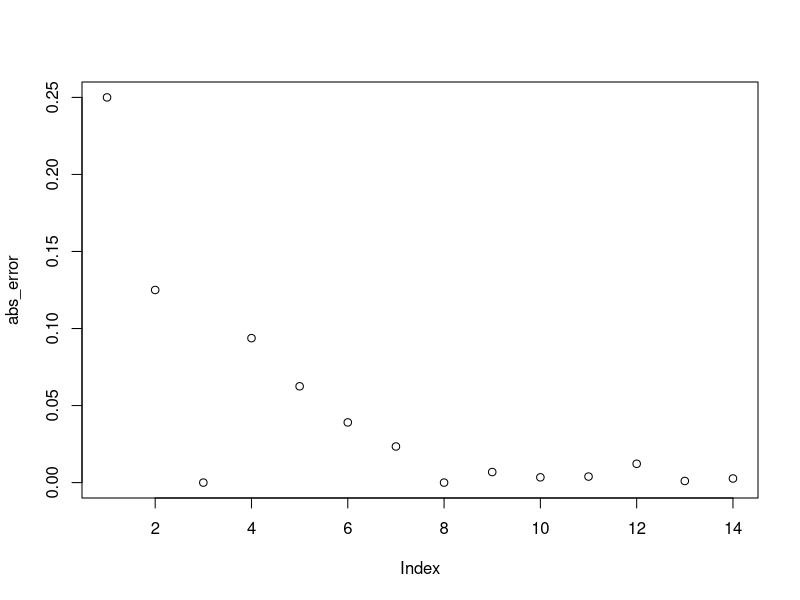
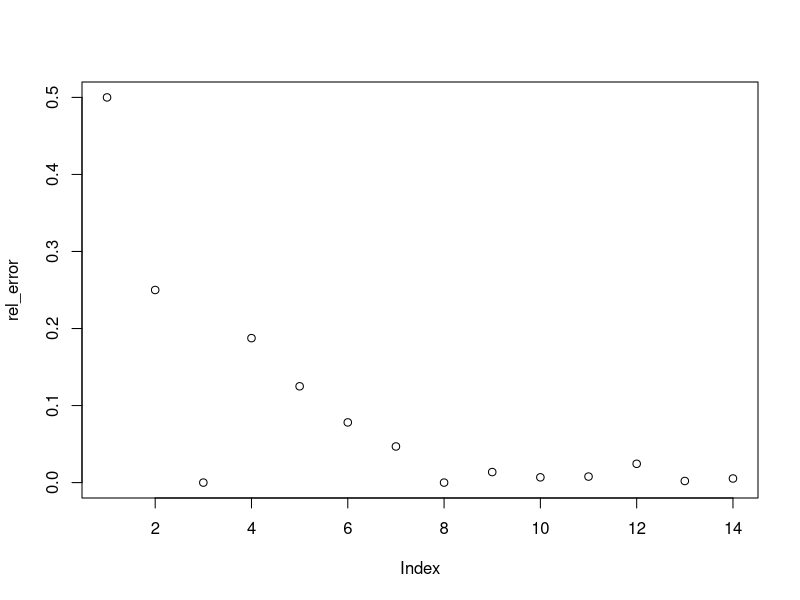
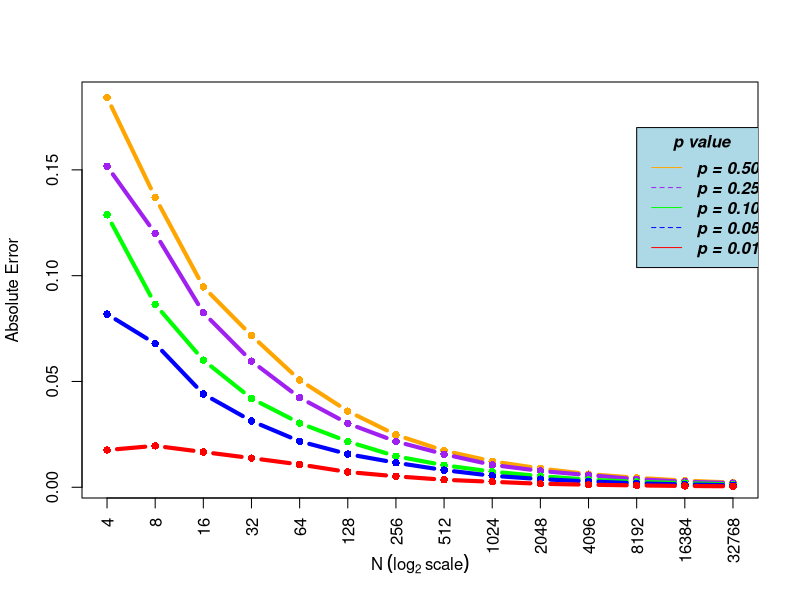
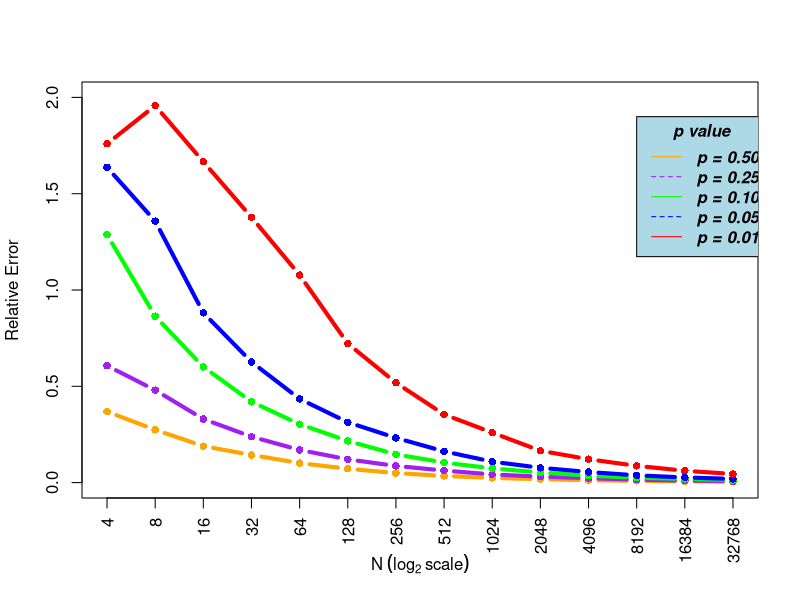
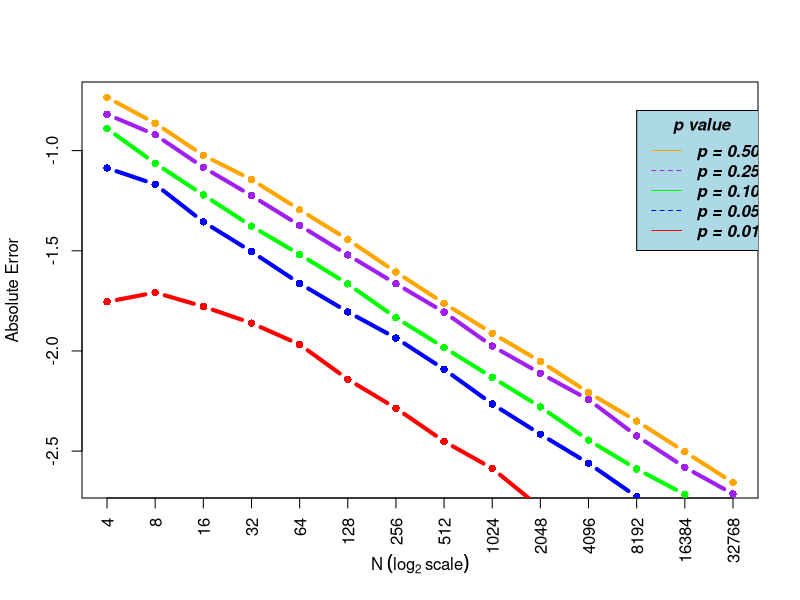
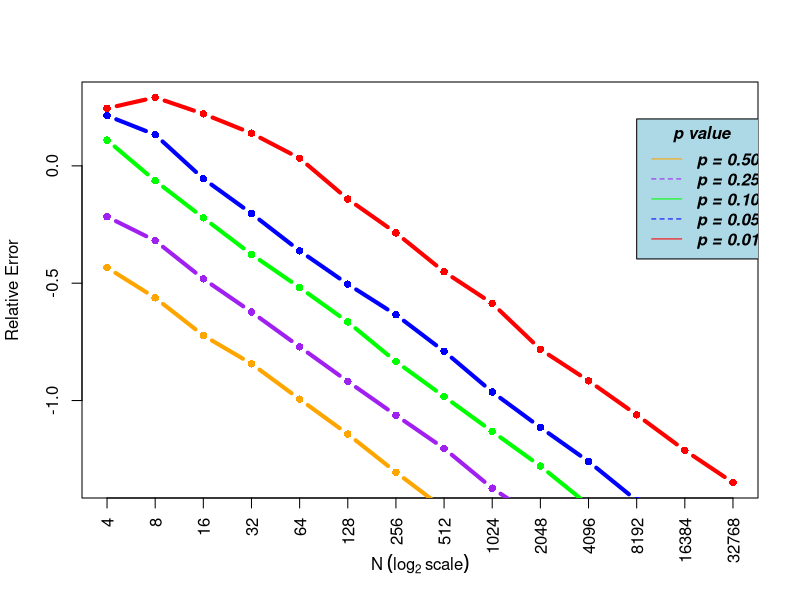

These charts were generated, in order, by the following R code:
## ---- chunk 1
set.seed(123)

p <- .50 

abs_error <- rel_error <- rep(NA, 14)


n = 2
for (i in seq_along(abs_error)) {
  n = n * 2
  p_hat <- rbinom(1, n, p)/n
  abs_error[i] <- abs(p - p_hat)
  rel_error[i] <- abs_error[i]/p
}

plot(abs_error)

plot(rel_error)
## ---- chunk 2

# method 1

set.seed(123)
p <- c(.50, .25, .10, .05, .01)

abs_error <- rel_error <- matrix(nrow = 5, ncol = 14)

for (j in seq(1, 5)) {
  n = 2
  for (i in seq(1, 14)) {
    n <- n * 2
    tmp_abs_error <- 0
    for (k in seq(1, 1000)) {
      p_hat <- rbinom(1, n, p[j])/n
      tmp_abs_error <- tmp_abs_error + abs(p[j] - p_hat)
    }
    
    abs_error[j,i] <- tmp_abs_error/1000
    rel_error[j,i] <- abs_error[j,i]/p[j]
  }

}

## ---- chunk 3
# method 2

p <- c(.50, .25, .10, .05, .01)

abs_error <- rel_error <- matrix(nrow = 5, ncol = 14)

for (j in seq(1, 5)) {
  n = 2
  for (i in seq(1, 14)) {
    n <- n * 2
    abs_error[j,i] <- mean(abs(rbinom(1000, n, p[j])/n - p[j]))
    rel_error[j,i] <- abs_error[j,i]/p[j]
  }

}
## ---- chunk 4
label <- c(2^2, 2^3, 2^4, 2^5,2^6, 2^7, 2^8, 2^9, 2^10, 2^11, 2^12, 2^13, 2^14, 2^15)
plot(abs_error[1,], col = "orange", type = "b", xaxt = "n", xlab = ("N"~(log[2]~"scale")), ylab = "Absolute Error", pch=16, lwd = 4)
axis(1, at = 1:14, labels = label, las = 2)
lines(abs_error[2,], col = "purple", type = "b", pch=16, lwd = 4)
lines(abs_error[3,], col = "green", type = "b", pch=16, lwd = 4)
lines(abs_error[4,], col = "blue", type = "b", pch=16, lwd = 4)
lines(abs_error[5,], col = "red", type = "b", pch=16, lwd = 4)

legend(12, 0.17, legend=c("p = 0.50", "p = 0.25", "p = 0.10", "p = 0.05", "p = 0.01"),
       col=c("orange", "purple", "green", "blue", "red"), lty=1:2, cex=1,
       title="p value", text.font=4, bg='lightblue')
## ---- chunk 5
plot(rel_error[1,1:14], col = "orange", type = "b", ylim = c(0,2), xaxt = "n", xlab = ("N"~(log[2]~"scale")), ylab = "Relative Error", pch=16, lwd = 4)
axis(1, at = 1:14, labels = label, las = 2)
lines(rel_error[2,1:14], col = "purple", type = "b", pch=16, lwd = 4)
lines(rel_error[3,1:14], col = "green", type = "b", pch=16, lwd = 4)
lines(rel_error[4,1:14], col = "blue", type = "b", pch=16, lwd = 4)
lines(rel_error[5,1:14], col = "red", type = "b", pch=16, lwd = 4)

legend(12, 1.9, legend=c("p = 0.50", "p = 0.25", "p = 0.10", "p = 0.05", "p = 0.01"),
       col=c("orange", "purple", "green", "blue", "red"), lty=1:2, cex=1,
       title="p value", text.font=4, bg='lightblue')
## ---- chunk 6

log_abs <- log10(abs_error)


label <- c(2^2, 2^3, 2^4, 2^5,2^6, 2^7, 2^8, 2^9, 2^10, 2^11, 2^12, 2^13, 2^14, 2^15)
plot(log_abs[1,1:14], col = "orange", type = "b", xaxt = "n", xlab = ("N"~(log[2]~"scale")), ylab = "Absolute Error", pch=16, lwd = 4)
axis(1, at = 1:14, labels = label, las = 2)
lines(log_abs[2,1:14], col = "purple", type = "b", pch=16, lwd = 4)
lines(log_abs[3,1:14], col = "green", type = "b", pch=16, lwd = 4)
lines(log_abs[4,1:14], col = "blue", type = "b", pch=16, lwd = 4)
lines(log_abs[5,1:14], col = "red", type = "b", pch=16, lwd = 4)

legend(12, -0.8, legend=c("p = 0.50", "p = 0.25", "p = 0.10", "p = 0.05", "p = 0.01"),
       col=c("orange", "purple", "green", "blue", "red"), lty=1:2, cex=1,
       title="p value", text.font=4, bg='lightblue')

## ---- chunk 7
log_rel <- log10(rel_error)


label <- c(2^2, 2^3, 2^4, 2^5,2^6, 2^7, 2^8, 2^9, 2^10, 2^11, 2^12, 2^13, 2^14, 2^15)
plot(log_rel[5,1:14], col = "red", type = "b", xaxt = "n", xlab = ("N"~(log[2]~"scale")), ylab = "Relative Error", pch=16, lwd = 4)
axis(1, at = 1:14, labels = label, las = 2)
lines(log_rel[4,1:14], col = "blue", type = "b", pch=16, lwd = 4)
lines(log_rel[3,1:14], col = "green", type = "b", pch=16, lwd = 4)
lines(log_rel[2,1:14], col = "purple", type = "b", pch=16, lwd = 4)
lines(log_rel[1,1:14], col = "orange", type = "b", pch=16, lwd = 4)

legend(12, 0.2, legend=c("p = 0.50", "p = 0.25", "p = 0.10", "p = 0.05", "p = 0.01"),
       col=c("orange", "purple", "green", "blue", "red"), lty=1:2, cex=1, 
       title="p value", text.font=4, bg='lightblue')

